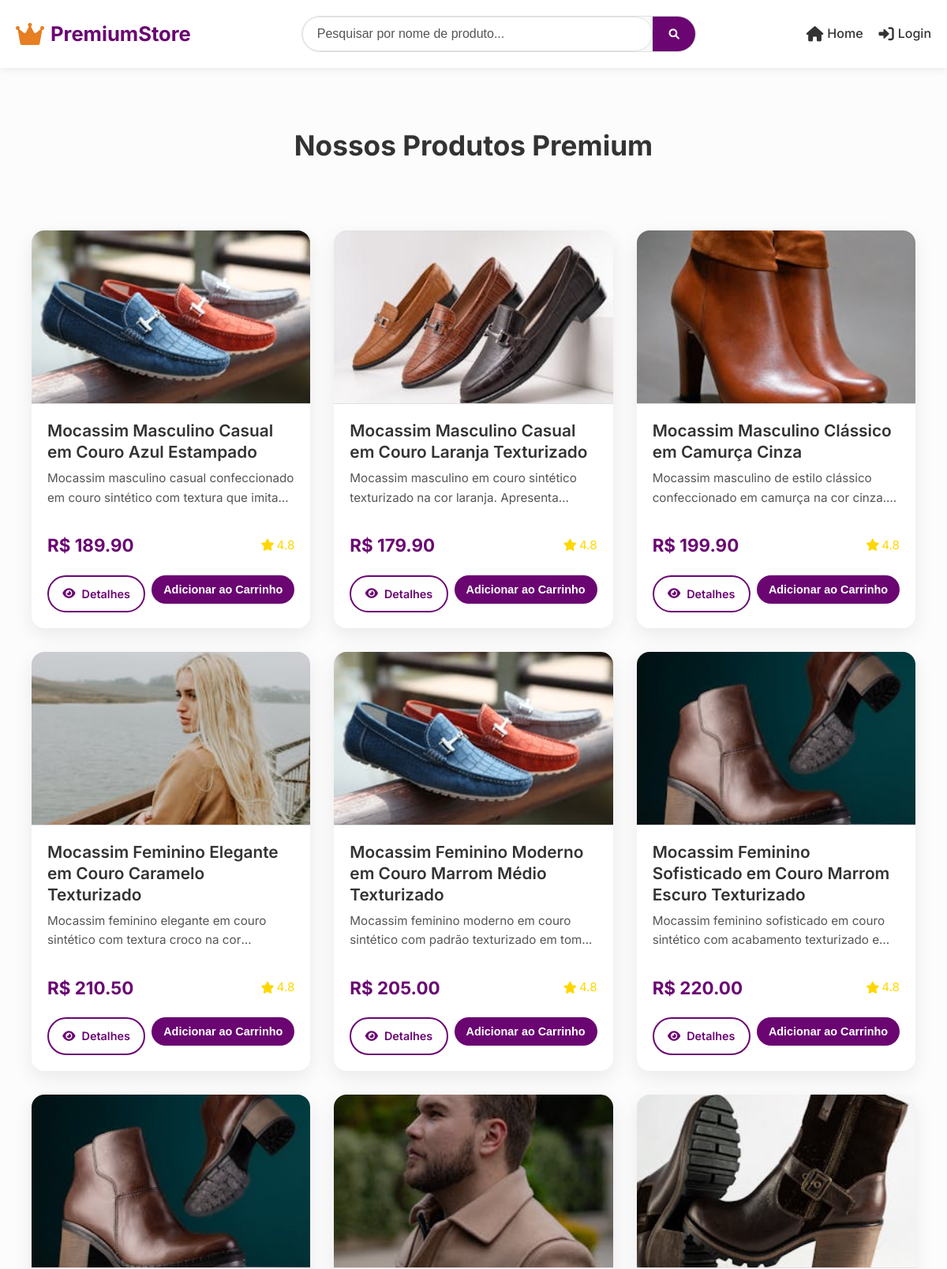
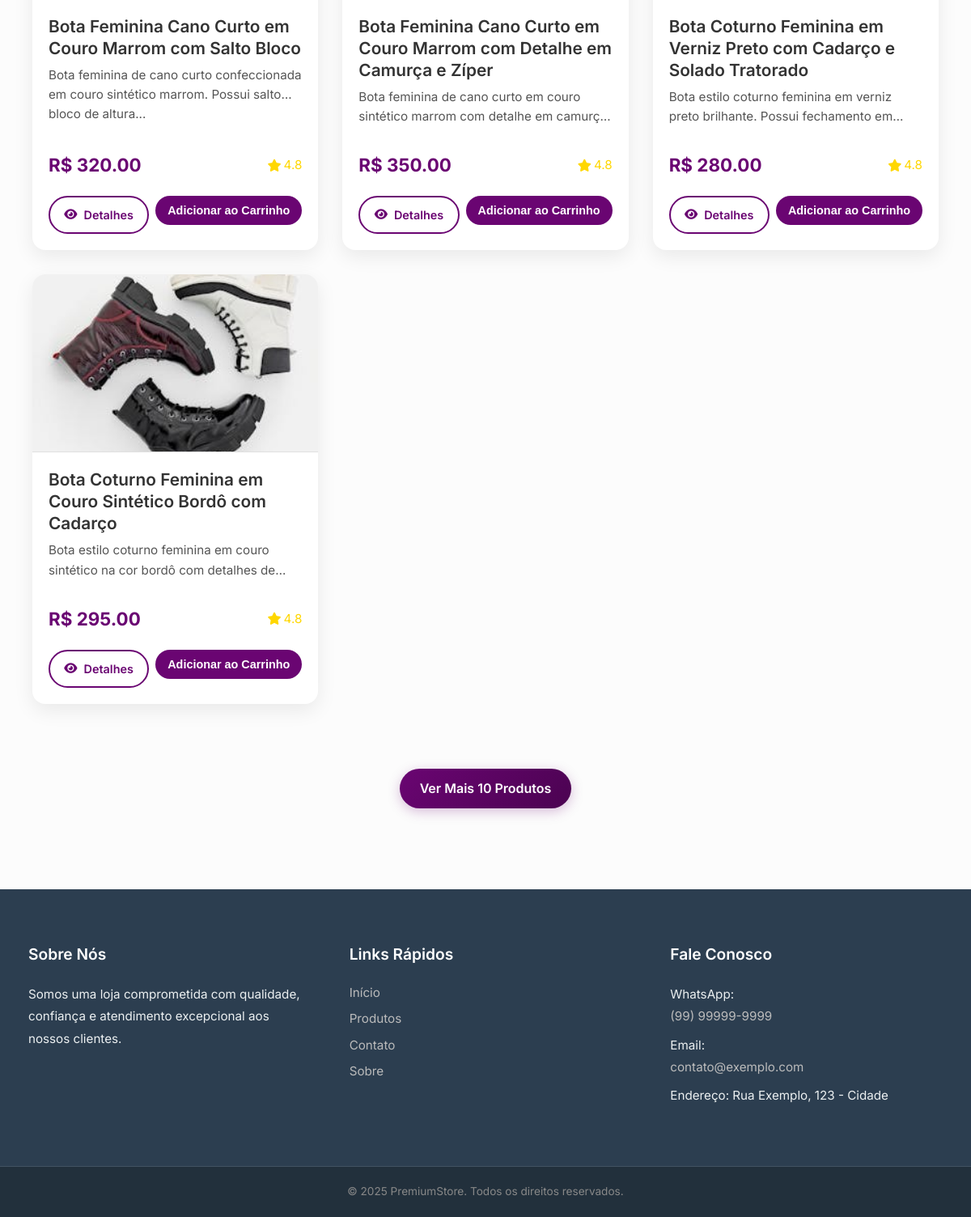
The page / on the database its author committed (2 pictures, top to bottom).
### tables this page shows
CREATE TABLE produtos (
            id INTEGER PRIMARY KEY AUTOINCREMENT,
            nome TEXT NOT NULL,
            preco REAL NOT NULL,
            estoque INTEGER NOT NULL,
            descricao TEXT,
            imagem TEXT
        );

### routes/main.py (the view)
@main_bp.route('/')
def home():
    pagina = request.args.get('pagina', 1, type=int)
    produtos_por_pagina = 10
    conn = conectar_db()
    cursor = conn.cursor()
    offset = (pagina - 1) * produtos_por_pagina
    cursor.execute('''
        SELECT * FROM produtos
        LIMIT ? OFFSET ?
    ''', (produtos_por_pagina, offset))
    produtos = cursor.fetchall()
    cursor.execute('SELECT COUNT(*) FROM produtos')
    total_produtos = cursor.fetchone()[0]
    tem_mais = (offset + produtos_por_pagina) < total_produtos
    conn.close()
    return render_template('index.html', produtos=produtos, pagina=pagina, tem_mais=tem_mais)

### app.py (called while the page is built, shortened)
@app.context_processor
def inject_global_data():
    total_itens = 0
    return {'total_itens': total_itens}

### database.py (called while the page is built)
def conectar_db():
    conn = sqlite3.connect(DB_NAME)
    conn.row_factory = sqlite3.Row # Permite acessar colunas por nome (como dicionário)
    return conn

### templates/index.html (shortened to what this page needs)
{% extends 'base.html' %}
{% block head %}
    <link rel="stylesheet" href="{{ url_for('static', filename='css/index.css') }}">
{% endblock %}
{% block content %}
    <div class="container">
        <h1 class="section-title">Nossos Produtos Premium</h1>
        <div class="products-grid">
            {% for produto in produtos %}
            <div class="product-card" tabindex="0">
                <img src="{{ url_for('static', filename='uploads/' + produto.imagem) }}" alt="{{ produto.nome }}">
                <div class="product-info">
                    <h3 class="product-title">{{ produto[1] }}</h3>
                    <p class="product-description">{{ produto[4] | default('Produto de alta qualidade.') | truncate(100, True, '...') }}</p>
                    <div class="product-meta">
                        <span class="product-price">R$ {{ "%.2f"|format(produto[2]) }}</span>
                        <span class="product-rating" aria-label="Avaliação do produto: 4.8 de 5 estrelas">
                            <i class="fas fa-star"></i> 4.8
                        </span>
                    </div>
                    <div class="product-actions">
                        <a href="{{ url_for('main.detalhes_produto', id=produto[0]) }}" class="btn btn-outline" aria-label="Ver detalhes do produto {{ produto[1] }}">
                            <i class="fas fa-eye"></i> Detalhes
                        </a>
                        <form action="{{ url_for('cart.adicionar_ao_carrinho', produto_id=produto.id) }}"
                            method="POST">
                            <button type="submit" class="btn-adicionar-carrinho" aria-label="Adicionar {{ produto[1] }} ao carrinho">Adicionar ao Carrinho</button>
                        </form>
                    </div>
                </div>
            </div>
            {% endfor %}
        </div>
    </div>
    {% if tem_mais %}
    <div class="load-more-container">
        <a href="{{ url_for('main.home') }}?pagina={{ pagina + 1 }}" class="btn btn-primary" aria-label="Carregar mais 10 produtos">
            Ver Mais 10 Produtos
        </a>
    </div>
    {% endif %}
{% endblock %}

### static/css/global.css (style rules this page uses)
:root { --primary-color: #6a0572; --primary-dark: #4b0351; --secondary-color: #e67e22; --accent-color: #FFD700; --text-dark: #333; --text-light: #555; --bg-light: #f8f9fa; --bg-dark: #2c3e50; --border-color: #e0e0e0; --shadow-light: rgba(0, 0, 0, 0.08); --shadow-medium: rgba(0, 0, 0, 0.15); --font-primary: 'Inter', sans-serif; --font-size-base: 1rem; --line-height-base: 1.6; --spacing-xs: 8px; --spacing-sm: 15px; --spacing-md: 20px; --spacing-lg: 30px; --spacing-xl: 50px; --border-radius-sm: 8px; --border-radius-md: 12px; --border-radius-lg: 16px; --border-radius-pill: 50px; --transition-speed: 0.3s; }
* { margin: 0; padding: 0; box-sizing: border-box; }
body { font-family: var(--font-primary); font-size: var(--font-size-base); line-height: var(--line-height-base); color: var(--text-dark); background-color: var(--bg-light); min-height: 100vh; display: flex; flex-direction: column; }
a { text-decoration: none; color: var(--primary-color); transition: color var(--transition-speed) ease; }
img { max-width: 100%; height: auto; display: block; }
.container { max-width: 1200px; margin: 0 auto; padding: 0 var(--spacing-md); }
.btn { display: inline-flex; align-items: center; justify-content: center; padding: 12px 25px; border-radius: var(--border-radius-pill); font-weight: 600; cursor: pointer; transition: all var(--transition-speed) ease; font-size: 1rem; gap: 8px; text-align: center; white-space: nowrap; }
.btn-primary { background: linear-gradient(135deg, var(--primary-color), var(--primary-dark)); color: white; border: none; box-shadow: 0 4px 15px rgba(106, 5, 114, 0.25); }
.btn-outline { background-color: transparent; color: var(--primary-color); border: 2px solid var(--primary-color); }

### static/css/index.css (style rules this page uses)
.section-title { font-size: 2.2rem; font-weight: 700; color: var(--text-dark); text-align: center; margin-bottom: var(--spacing-xl); padding-top: var(--spacing-md); }
.products-grid { display: grid; grid-template-columns: repeat(auto-fit, minmax(280px, 1fr)); gap: var(--spacing-lg); justify-content: center; padding: var(--spacing-lg) 0; }
.product-card { background-color: white; border-radius: var(--border-radius-lg); box-shadow: 0 8px 25px var(--shadow-light); overflow: hidden; display: flex; flex-direction: column; position: relative; transition: transform var(--transition-speed) ease, box-shadow var(--transition-speed) ease; outline: none; }
.product-card img { width: 100%; height: 220px; object-fit: cover; border-bottom: 1px solid var(--border-color); }
.product-info { padding: var(--spacing-md); display: flex; flex-direction: column; flex-grow: 1; }
.product-title { font-size: 1.3rem; font-weight: 600; color: var(--text-dark); margin-bottom: var(--spacing-xs); line-height: 1.3; }
.product-description { font-size: 0.95rem; color: var(--text-light); margin-bottom: var(--spacing-sm); flex-grow: 1; min-height: 40px; white-space: normal; overflow: hidden; text-overflow: ellipsis; display: -webkit-box; -webkit-line-clamp: 2; line-clamp: 2; -webkit-box-orient: vertical; }
.product-meta { display: flex; justify-content: space-between; align-items: center; margin-top: var(--spacing-sm); margin-bottom: var(--spacing-md); }
.product-price { font-size: 1.4rem; font-weight: 700; color: var(--primary-color); }
.product-rating { font-size: 0.95rem; color: var(--accent-color); display: flex; align-items: center; }
.product-rating i { color: var(--accent-color); margin-right: 3px; }
.product-actions { display: flex; gap: var(--spacing-xs); margin-top: auto; }
.product-actions .btn { flex: 1; font-size: 0.9rem; padding: 10px 15px; }
.btn-adicionar-carrinho { background-color: var(--primary-color); color: white; border: none; border-radius: var(--border-radius-pill); padding: 10px 15px; font-size: 0.9rem; font-weight: 600; cursor: pointer; transition: background-color var(--transition-speed) ease; flex: 1; display: inline-flex; justify-content: center; align-items: center; }
.load-more-container { text-align: center; margin-top: var(--spacing-xl); margin-bottom: var(--spacing-xl); }

### rows shown on the page
produtos: imagem (picture), nome "Mocassim Masculino Casual em Couro Azul Estampado", descricao "Mocassim masculino casual confeccionado em couro sintético com textura que…", preco "189.90"
produtos: imagem (picture), nome "Mocassim Masculino Casual em Couro Laranja Texturizado", descricao "Mocassim masculino em couro sintético texturizado na cor laranja.…", preco "179.90"
produtos: imagem (picture), nome "Mocassim Masculino Clássico em Camurça Cinza", descricao "Mocassim masculino de estilo clássico confeccionado em camurça na cor…", preco "199.90"
produtos: imagem (picture), nome "Mocassim Feminino Elegante em Couro Caramelo Texturizado", descricao "Mocassim feminino elegante em couro sintético com textura croco na…", preco "210.50"
produtos: imagem (picture), nome "Mocassim Feminino Moderno em Couro Marrom Médio Texturizado", descricao "Mocassim feminino moderno em couro sintético com padrão texturizado em…", preco "205.00"
produtos: imagem (picture), nome "Mocassim Feminino Sofisticado em Couro Marrom Escuro Texturizado", descricao "Mocassim feminino sofisticado em couro sintético com acabamento texturizado…", preco "220.00"
produtos: imagem (picture), nome "Bota Feminina Cano Curto em Couro Marrom com Salto Bloco", descricao "Bota feminina de cano curto confeccionada em couro sintético marrom. Possui salto bloco de altura...", preco "320.00"
produtos: imagem (picture), nome "Bota Feminina Cano Curto em Couro Marrom com Detalhe em Camurça e Zíper", descricao "Bota feminina de cano curto em couro sintético marrom com detalhe em…", preco "350.00"
produtos: imagem (picture), nome "Bota Coturno Feminina em Verniz Preto com Cadarço e Solado Tratorado", descricao "Bota estilo coturno feminina em verniz preto brilhante. Possui fechamento…", preco "280.00"
produtos: imagem (picture), nome "Bota Coturno Feminina em Couro Sintético Bordô com Cadarço", descricao "Bota estilo coturno feminina em couro sintético na cor bordô com detalhes…", preco "295.00"
